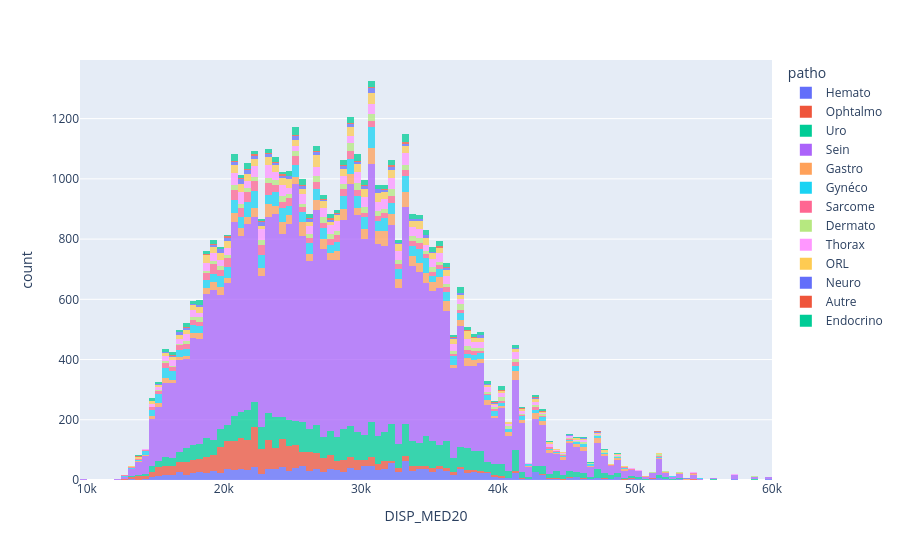

Notebook source saved alongside this figure:
### Code cell
fig = px.histogram(df_patients_clinique_rev_chom, x="DISP_MED20", color="patho", opacity=0.75)
fig.show()

### Figure 1 — Plotly figure (JSON) as saved in the notebook; plotly's stock layout.template omitted (floating-point values rounded to 4 significant figures; data arrays with more than 128 entries replaced by an {"elided": "..."} marker saying what was removed)
{"data": [{"alignmentgroup": "True", "bingroup": "x", "hovertemplate": "patho=Hemato<br>DISP_MED20=%{x}<br>count=%{y}<extra></extra>", "legendgroup": "Hemato", "marker": {"color": "#636efa", "opacity": 0.75, "pattern": {"shape": ""}}, "name": "Hemato", "offsetgroup": "Hemato", "orientation": "v", "showlegend": true, "type": "histogram", "x": {"elided": "1759 int values"}, "xaxis": "x", "yaxis": "y"}, {"alignmentgroup": "True", "bingroup": "x", "hovertemplate": "patho=Ophtalmo<br>DISP_MED20=%{x}<br>count=%{y}<extra></extra>", "legendgroup": "Ophtalmo", "marker": {"color": "#EF553B", "opacity": 0.75, "pattern": {"shape": ""}}, "name": "Ophtalmo", "offsetgroup": "Ophtalmo", "orientation": "v", "showlegend": true, "type": "histogram", "x": {"elided": "2207 int values"}, "xaxis": "x", "yaxis": "y"}, {"alignmentgroup": "True", "bingroup": "x", "hovertemplate": "patho=Uro<br>DISP_MED20=%{x}<br>count=%{y}<extra></extra>", "legendgroup": "Uro", "marker": {"color": "#00cc96", "opacity": 0.75, "pattern": {"shape": ""}}, "name": "Uro", "offsetgroup": "Uro", "orientation": "v", "showlegend": true, "type": "histogram", "x": {"elided": "4203 int values"}, "xaxis": "x", "yaxis": "y"}, {"alignmentgroup": "True", "bingroup": "x", "hovertemplate": "patho=Sein<br>DISP_MED20=%{x}<br>count=%{y}<extra></extra>", "legendgroup": "Sein", "marker": {"color": "#ab63fa", "opacity": 0.75, "pattern": {"shape": ""}}, "name": "Sein", "offsetgroup": "Sein", "orientation": "v", "showlegend": true, "type": "histogram", "x": {"elided": "27963 int values"}, "xaxis": "x", "yaxis": "y"}, {"alignmentgroup": "True", "bingroup": "x", "hovertemplate": "patho=Gastro<br>DISP_MED20=%{x}<br>count=%{y}<extra></extra>", "legendgroup": "Gastro", "marker": {"color": "#FFA15A", "opacity": 0.75, "pattern": {"shape": ""}}, "name": "Gastro", "offsetgroup": "Gastro", "orientation": "v", "showlegend": true, "type": "histogram", "x": {"elided": "1606 int values"}, "xaxis": "x", "yaxis": "y"}, {"alignmentgroup": "True", "bingroup": "x", "hovertemplate": "patho=Gynéco<br>DISP_MED20=%{x}<br>count=%{y}<extra></extra>", "legendgroup": "Gynéco", "marker": {"color": "#19d3f3", "opacity": 0.75, "pattern": {"shape": ""}}, "name": "Gynéco", "offsetgroup": "Gynéco", "orientation": "v", "showlegend": true, "type": "histogram", "x": {"elided": "1913 int values"}, "xaxis": "x", "yaxis": "y"}, {"alignmentgroup": "True", "bingroup": "x", "hovertemplate": "patho=Sarcome<br>DISP_MED20=%{x}<br>count=%{y}<extra></extra>", "legendgroup": "Sarcome", "marker": {"color": "#FF6692", "opacity": 0.75, "pattern": {"shape": ""}}, "name": "Sarcome", "offsetgroup": "Sarcome", "orientation": "v", "showlegend": true, "type": "histogram", "x": {"elided": "1058 int values"}, "xaxis": "x", "yaxis": "y"}, {"alignmentgroup": "True", "bingroup": "x", "hovertemplate": "patho=Dermato<br>DISP_MED20=%{x}<br>count=%{y}<extra></extra>", "legendgroup": "Dermato", "marker": {"color": "#B6E880", "opacity": 0.75, "pattern": {"shape": ""}}, "name": "Dermato", "offsetgroup": "Dermato", "orientation": "v", "showlegend": true, "type": "histogram", "x": {"elided": "800 int values"}, "xaxis": "x", "yaxis": "y"}, {"alignmentgroup": "True", "bingroup": "x", "hovertemplate": "patho=Thorax<br>DISP_MED20=%{x}<br>count=%{y}<extra></extra>", "legendgroup": "Thorax", "marker": {"color": "#FF97FF", "opacity": 0.75, "pattern": {"shape": ""}}, "name": "Thorax", "offsetgroup": "Thorax", "orientation": "v", "showlegend": true, "type": "histogram", "x": {"elided": "1464 int values"}, "xaxis": "x", "yaxis": "y"}, {"alignmentgroup": "True", "bingroup": "x", "hovertemplate": "patho=ORL<br>DISP_MED20=%{x}<br>count=%{y}<extra></extra>", "legendgroup": "ORL", "marker": {"color": "#FECB52", "opacity": 0.75, "pattern": {"shape": ""}}, "name": "ORL", "offsetgroup": "ORL", "orientation": "v", "showlegend": true, "type": "histogram", "x": {"elided": "1139 int values"}, "xaxis": "x", "yaxis": "y"}, {"alignmentgroup": "True", "bingroup": "x", "hovertemplate": "patho=Neuro<br>DISP_MED20=%{x}<br>count=%{y}<extra></extra>", "legendgroup": "Neuro", "marker": {"color": "#636efa", "opacity": 0.75, "pattern": {"shape": ""}}, "name": "Neuro", "offsetgroup": "Neuro", "orientation": "v", "showlegend": true, "type": "histogram", "x": {"elided": "413 int values"}, "xaxis": "x", "yaxis": "y"}, {"alignmentgroup": "True", "bingroup": "x", "hovertemplate": "patho=Autre<br>DISP_MED20=%{x}<br>count=%{y}<extra></extra>", "legendgroup": "Autre", "marker": {"color": "#EF553B", "opacity": 0.75, "pattern": {"shape": ""}}, "name": "Autre", "offsetgroup": "Autre", "orientation": "v", "showlegend": true, "type": "histogram", "x": {"elided": "136 int values"}, "xaxis": "x", "yaxis": "y"}, {"alignmentgroup": "True", "bingroup": "x", "hovertemplate": "patho=Endocrino<br>DISP_MED20=%{x}<br>count=%{y}<extra></extra>", "legendgroup": "Endocrino", "marker": {"color": "#00cc96", "opacity": 0.75, "pattern": {"shape": ""}}, "name": "Endocrino", "offsetgroup": "Endocrino", "orientation": "v", "showlegend": true, "type": "histogram", "x": {"elided": "767 int values"}, "xaxis": "x", "yaxis": "y"}], "layout": {"barmode": "relative", "legend": {"title": {"text": "patho"}, "tracegroupgap": 0}, "margin": {"t": 60}, "xaxis": {"anchor": "y", "domain": [0, 1], "title": {"text": "DISP_MED20"}}, "yaxis": {"anchor": "x", "domain": [0, 1], "title": {"text": "count"}}}}
